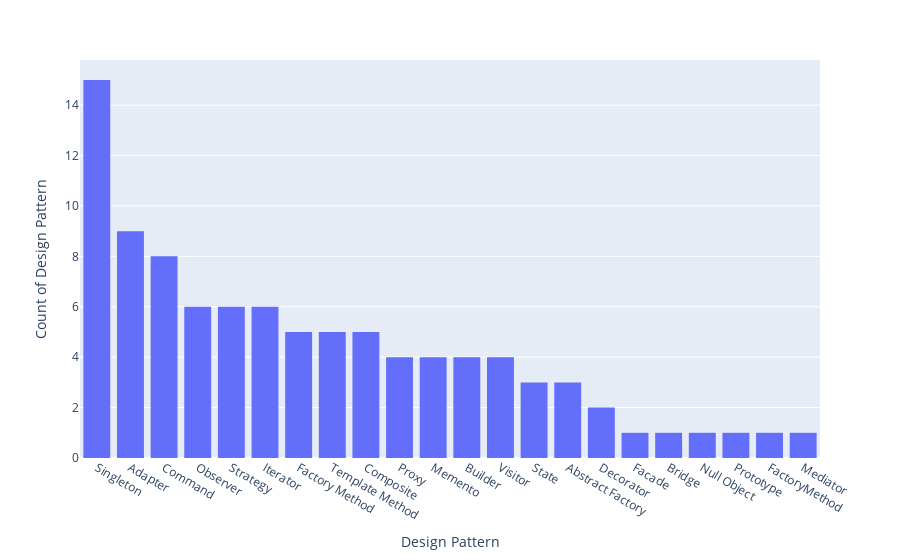

The code cell stored with this chart in its notebook:
### Markdown cell above
### Distribution of design patterns

### Code cell
df_binned_by_role = df.copy()
df_binned_by_role = df_binned_by_role.drop_duplicates(
    [ClassMetricVectorConstants.MICRO_ARCHITECTURE, ClassMetricVectorConstants.DESIGN_PATTERN]).reset_index()
df_binned_by_role = df_binned_by_role[ClassMetricVectorConstants.DESIGN_PATTERN].value_counts(
).reset_index()

fig = px.histogram(df_binned_by_role, x=ClassMetricVectorConstants.DESIGN_PATTERN, y='count')
fig.update_layout(xaxis_title='Design Pattern',
                  yaxis_title='Count of Design Pattern')

### Figure 1 — Plotly figure (JSON) as saved in the notebook; plotly's stock layout.template omitted (floating-point values rounded to 4 significant figures)
{"data": [{"alignmentgroup": "True", "bingroup": "x", "histfunc": "sum", "hovertemplate": "design_pattern=%{x}<br>sum of count=%{y}<extra></extra>", "legendgroup": "", "marker": {"color": "#636efa", "pattern": {"shape": ""}}, "name": "", "offsetgroup": "", "orientation": "v", "showlegend": false, "type": "histogram", "x": ["Singleton", "Adapter", "Command", "Observer", "Strategy", "Iterator", "Factory Method", "Template Method", "Composite", "Proxy", "Memento", "Builder", "Visitor", "State", "Abstract Factory", "Decorator", "Facade", "Bridge", "Null Object", "Prototype", "FactoryMethod", "Mediator"], "xaxis": "x", "y": [15, 9, 8, 6, 6, 6, 5, 5, 5, 4, 4, 4, 4, 3, 3, 2, 1, 1, 1, 1, 1, 1], "yaxis": "y"}], "layout": {"barmode": "relative", "legend": {"tracegroupgap": 0}, "margin": {"t": 60}, "xaxis": {"anchor": "y", "domain": [0, 1], "title": {"text": "Design Pattern"}}, "yaxis": {"anchor": "x", "domain": [0, 1], "title": {"text": "Count of Design Pattern"}}}}
